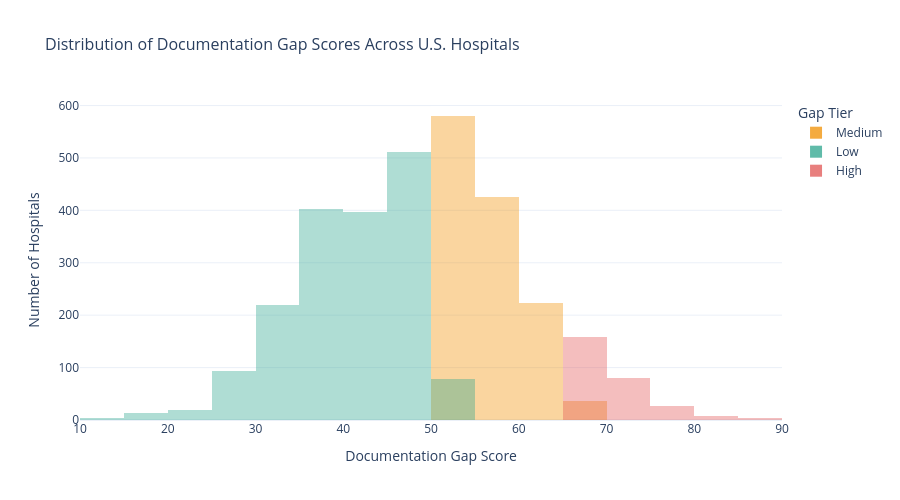

The notebook cell this image was saved under:
### Markdown cell above
## Chart 3: Documentation Gap Score Distribution

### Code cell
# Prepare data: drop rows with missing gap score or gap tier
chart3_data = revenue_data[['doc_gap_score', 'gap_tier']].dropna()

# Define color map for gap tiers
gap_tier_colors = {
    'High': COLORS['danger'],
    'Medium': COLORS['accent'],
    'Low': COLORS['success']
}

# Create histogram
fig3 = px.histogram(
    chart3_data,
    x='doc_gap_score',
    color='gap_tier',
    nbins=30,
    title='Distribution of Documentation Gap Scores Across U.S. Hospitals',
    labels={'doc_gap_score': 'Documentation Gap Score', 'gap_tier': 'Gap Tier'},
    template='plotly_white',
    height=500,
    width=900,
    color_discrete_map=gap_tier_colors,
    barmode='overlay'
)

fig3.update_traces(opacity=0.75)
fig3.update_layout(
    font=dict(size=12),
    xaxis_title='Documentation Gap Score',
    yaxis_title='Number of Hospitals',
    title_font_size=16,
    hovermode='x unified'
)

fig3.show()
save_chart(fig3, 'chart3_gap_score_distribution')

### Figure 1 — Plotly figure (JSON) as saved in the notebook; plotly's stock layout.template omitted (floating-point values rounded to 4 significant figures; data arrays with more than 128 entries replaced by an {"elided": "..."} marker saying what was removed)
{"data": [{"bingroup": "x", "hovertemplate": "Gap Tier=Medium<br>Documentation Gap Score=%{x}<br>count=%{y}<extra></extra>", "legendgroup": "Medium", "marker": {"color": "#F18F01", "opacity": 0.5, "pattern": {"shape": ""}}, "name": "Medium", "nbinsx": 30, "opacity": 0.75, "orientation": "v", "showlegend": true, "type": "histogram", "x": {"elided": "1266 float values"}, "xaxis": "x", "yaxis": "y"}, {"bingroup": "x", "hovertemplate": "Gap Tier=Low<br>Documentation Gap Score=%{x}<br>count=%{y}<extra></extra>", "legendgroup": "Low", "marker": {"color": "#2CA58D", "opacity": 0.5, "pattern": {"shape": ""}}, "name": "Low", "nbinsx": 30, "opacity": 0.75, "orientation": "v", "showlegend": true, "type": "histogram", "x": {"elided": "1738 float values"}, "xaxis": "x", "yaxis": "y"}, {"bingroup": "x", "hovertemplate": "Gap Tier=High<br>Documentation Gap Score=%{x}<br>count=%{y}<extra></extra>", "legendgroup": "High", "marker": {"color": "#E15554", "opacity": 0.5, "pattern": {"shape": ""}}, "name": "High", "nbinsx": 30, "opacity": 0.75, "orientation": "v", "showlegend": true, "type": "histogram", "x": {"elided": "276 float values"}, "xaxis": "x", "yaxis": "y"}], "layout": {"barmode": "overlay", "font": {"size": 12}, "height": 500, "hovermode": "x unified", "legend": {"title": {"text": "Gap Tier"}, "tracegroupgap": 0}, "title": {"font": {"size": 16}, "text": "Distribution of Documentation Gap Scores Across U.S. Hospitals"}, "width": 900, "xaxis": {"anchor": "y", "domain": [0.0, 1.0], "title": {"text": "Documentation Gap Score"}}, "yaxis": {"anchor": "x", "domain": [0.0, 1.0], "title": {"text": "Number of Hospitals"}}}}
